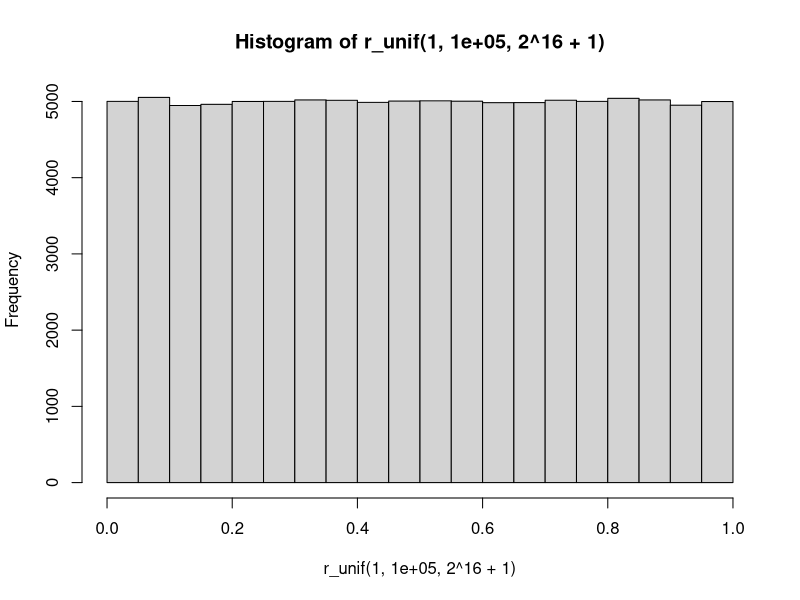

Reproduce this figure in R.
rec=function(x){
  75*x + 74
}

r_unif = function(seed = 0, n, m){
  u = c(1:n)
  u[1] = seed%%m
  for (i in 2:n){
    u[i] = ( rec(u[i-1])%%m )
  }
 u/m
}


hist(r_unif(1, 100000, 2^16 +1 ))

